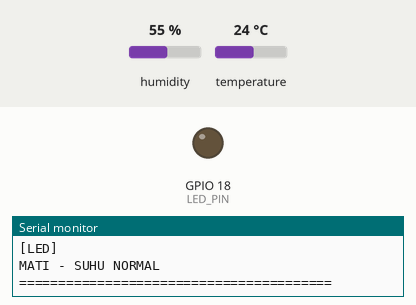
Simulated run of this sketch. Board: ESP32. Shown: output pins drawn as LEDs (lit = HIGH), the last lines printed to the serial monitor. Inputs (shaded band) come from the test bench; at power-on: temperature 24 °C, humidity 55 %. WiFi joins after 1.5 s; servers stay silent unless stated.

Above: at 2.7 s.
2.8 s: temperature set to 29.5 °C
7.7 s: temperature set to 30.7 °C
At 10.9 s:
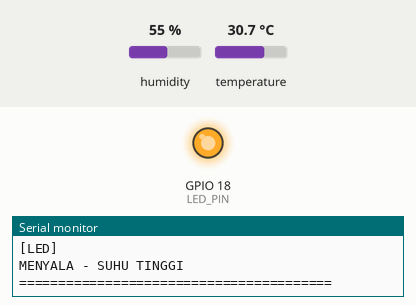
12.6 s: temperature set to 12 °C
At 15.1 s:
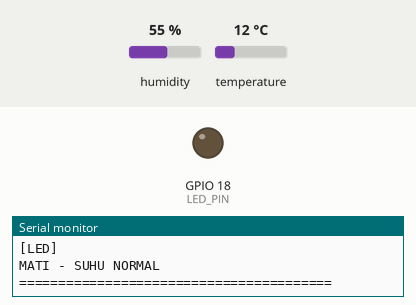
17.5 s: temperature set to 33 °C
At 19.4 s:
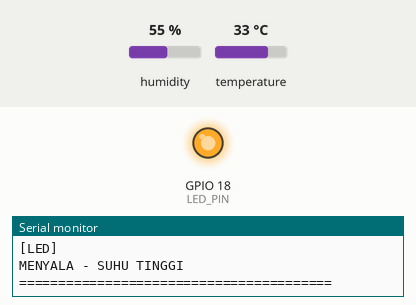
Timing chart, 0 to 20.9 s (numbered marks = the images above; inputs shaded):
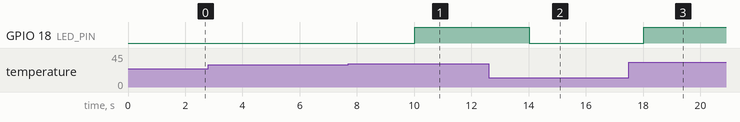

Measured:
- the behaviour switches between 29.9 and 30 °C on temperature (found by bisection; images 0 and 1)
- after the input at 7.7 s, GPIO 18 (LED_PIN): LOW → HIGH after 2.3 s
- after the input at 12.6 s, GPIO 18 (LED_PIN): HIGH → LOW after 1.4 s
- after the input at 17.5 s, GPIO 18 (LED_PIN): LOW → HIGH after 0.52 s

The sketch:

smart_room_monitoring.ino.ino
```cpp
/*
====================================================
SMART ROOM MONITORING SYSTEM
ESP32 DOIT DEVKIT V1

Komponen:
1. Wi-Fi Hotspot HP
2. Sensor DHT22
3. LED

KONFIGURASI GPIO:
DHT22 DATA = GPIO 4
LED        = GPIO 18

KONEKTIVITAS:
SSID     = Celestia Note 14 5G
BAUDRATE = 115200
====================================================
*/

#include <WiFi.h>
#include <DHT.h>

// ==================================================
// KONFIGURASI HOTSPOT
// ==================================================

const char* WIFI_SSID = "Celestia Note 14 5G";
const char* WIFI_PASSWORD = "12345678";

// ==================================================
// KONFIGURASI SENSOR
// ==================================================

#define DHT_PIN 4
#define DHT_TYPE DHT22

#define LED_PIN 18

#define BATAS_SUHU 30.0

DHT dht(DHT_PIN, DHT_TYPE);

// ==================================================
// TIMER
// ==================================================

unsigned long waktuSebelumnya = 0;
unsigned long waktuReconnect = 0;

const unsigned long INTERVAL_MONITOR = 2000;
const unsigned long INTERVAL_RECONNECT = 10000;

// ==================================================
// FUNGSI KONEKSI WIFI
// ==================================================

void koneksiWiFi() {

  Serial.println();
  Serial.println("[WIFI] Menghubungkan ke Hotspot HP...");

  WiFi.mode(WIFI_STA);
  WiFi.begin(WIFI_SSID, WIFI_PASSWORD);

  unsigned long waktuMulai = millis();

  while (WiFi.status() != WL_CONNECTED &&
         millis() - waktuMulai < 20000) {

    delay(500);
    Serial.print(".");
  }

  Serial.println();

  if (WiFi.status() == WL_CONNECTED) {

    Serial.println("[SUCCESS] HOTSPOT BERHASIL TERHUBUNG!");

    Serial.print("SSID       : ");
    Serial.println(WiFi.SSID());

    Serial.print("IP Address : 10.213.148.112");
    Serial.println(WiFi.localIP());

    Serial.print("Gateway    : 10.213.148.218");
    Serial.println(WiFi.gatewayIP());

    Serial.print("RSSI       : ");
    Serial.print(WiFi.RSSI());
    Serial.println(" dBm");

  } else {

    Serial.println("[ERROR] GAGAL TERHUBUNG KE HOTSPOT!");

  }
}

// ==================================================
// SETUP
// ==================================================

void setup() {

  Serial.begin(115200);

  pinMode(LED_PIN, OUTPUT);
  digitalWrite(LED_PIN, LOW);

  dht.begin();

  Serial.println();
  Serial.println("========================================");
  Serial.println(" SMART ROOM MONITORING SYSTEM");
  Serial.println(" ESP32 DOIT DEVKIT V1");
  Serial.println("========================================");

  koneksiWiFi();

  Serial.println();
  Serial.println("[SYSTEM] Monitoring dimulai.");
}

// ==================================================
// LOOP
// ==================================================

void loop() {

  unsigned long sekarang = millis();

  // ----------------------------------------------
  // 1. AUTO RECONNECT WIFI
  // ----------------------------------------------

  if (WiFi.status() != WL_CONNECTED) {

  if (sekarang - waktuReconnect >= INTERVAL_RECONNECT) {

    waktuReconnect = sekarang;

    Serial.println("[WIFI] Koneksi terputus!");
    Serial.println("[WIFI] Mencoba reconnect...");

    WiFi.reconnect();
  }
}

  // ----------------------------------------------
  // 2. MONITORING SENSOR
  // ----------------------------------------------

  if (sekarang - waktuSebelumnya >= INTERVAL_MONITOR) {

    waktuSebelumnya = sekarang;

    float suhu = dht.readTemperature();
    float kelembapan = dht.readHumidity();

    Serial.println();
    Serial.println("========================================");
    Serial.println("          DATA MONITORING");
    Serial.println("========================================");

    // STATUS WIFI

    Serial.println("[WIFI]");

    if (WiFi.status() == WL_CONNECTED) {

      Serial.println("Status : TERHUBUNG");

      Serial.print("IP     : ");
      Serial.println(WiFi.localIP());

      Serial.print("RSSI   : ");
      Serial.print(WiFi.RSSI());
      Serial.println(" dBm");

    } else {

      Serial.println("Status : TERPUTUS");

    }

    // ------------------------------------------
    // 3. PEMBACAAN DHT22
    // ------------------------------------------

    Serial.println();
    Serial.println("[DHT22]");

    if (isnan(suhu) || isnan(kelembapan)) {

      Serial.println("[ERROR] Gagal membaca sensor DHT22!");

      digitalWrite(LED_PIN, LOW);

    } else {

      Serial.print("Suhu       : ");
      Serial.print(suhu);
      Serial.println(" C");

      Serial.print("Kelembapan : ");
      Serial.print(kelembapan);
      Serial.println(" %");

      // ----------------------------------------
      // 4. KONTROL LED
      // ----------------------------------------

      Serial.println();
      Serial.println("[LED]");

      if (suhu >= BATAS_SUHU) {

        digitalWrite(LED_PIN, HIGH);

        Serial.println("MENYALA - SUHU TINGGI");

      } else {

        digitalWrite(LED_PIN, LOW);

        Serial.println("MATI - SUHU NORMAL");

      }
    }

    Serial.println("========================================");
  }
}
```
